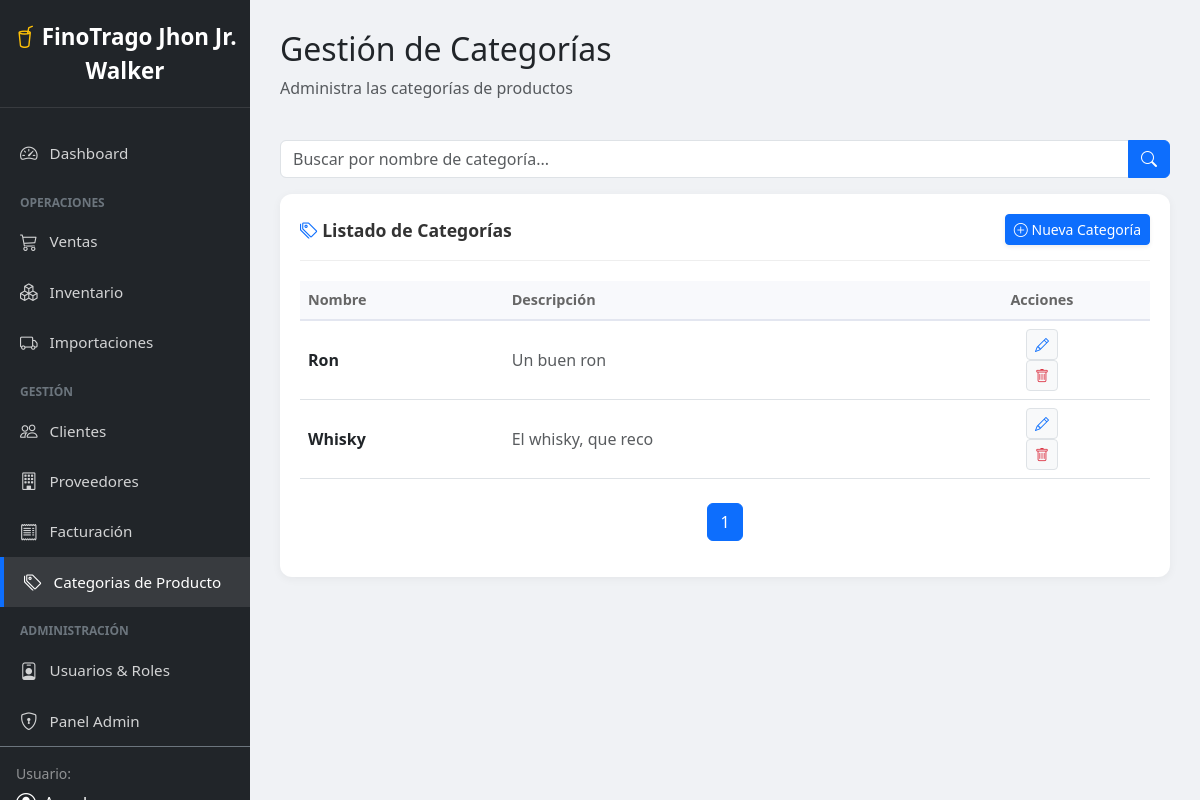
/categorias/ (signed in), run on the app's committed database.
### dashboard/models.py (models this page shows, shortened)
class Categoria(models.Model):
    nombre = models.CharField(max_length=50)
    descripcion = models.CharField(max_length=150, blank=True, null=True)
    PERMISOS_DEFECTO = [
        ("modulo_dashboard", "Acceso al dashboard principal"),
        ("modulo_usuarios", "Gestión de usuarios"),
        ("modulo_categorias", "Gestión de categorías de productos"),
        ("modulo_facturacion", "Facturación y ventas"),
        ("modulo_proveedores", "Gestión de proveedores"),
        ("modulo_clientes", "Gestión de clientes"),
        ("modulo_inventario", "Gestión de productos"),
        ("modulo_importacion", "Gestión de importaciones"),
        ("modulo_ventas", "Gestión de ventas"),
        ("modulo_reportes", "Acceso a reportes"),
    ]
    class Meta:
        verbose_name_plural = "Categorías"

### dashboard/decorators.py (the view)
        def wrapper(request, *args, **kwargs):
            perfil = getattr(request.user, 'perfil', None)
            if not perfil or not perfil.tiene_permiso(nombre_permiso):
                messages.error(request, "No tienes permisos para realizar esta acción.")
                return redirect('dashboard:principal')
            return view_func(request, *args, **kwargs)

### dashboard/models.py (called while the page is built)
    def tiene_permiso(self, permiso):
        if not self.rol:
            return False
        return self.rol.permisos.filter(nombre=permiso).exists()

### dashboard/templatetags/permisos.py (called while the page is built)
@register.filter
def tiene_permiso(usuario, permiso):
    if not usuario or not hasattr(usuario, 'perfil'):
        return False
    return usuario.perfil.tiene_permiso(permiso)

### dashboard/views.py (called while the page is built)
@login_required
@permiso_requerido('modulo_categorias')
def lista_categorias(request):
    search = request.GET.get ('search', '')
    datos = Categoria.objects.all().order_by("nombre")
    if search:
        datos = datos.filter(
            Q(nombre__icontains=search) |
            Q(descripcion__icontains=search)
        )
    paginacion = Paginator(datos, 10)
    numero_pagina = request.GET.get('page')
    datos = paginacion.get_page(numero_pagina)
    context = {
        "datos": datos,
        "search": search,
    }
    return render(request, 'dashboard/lista_categorias.html', context)

### dashboard/templates/dashboard/lista_categorias.html (shortened to what this page needs)
{% extends "dashboard/base.html" %}
{% block content %}
<div class="main-content">
    <div class="d-flex justify-content-between align-items-center mb-4">
        <div>
            <h2>Gestión de Categorías</h2>
            <p class="text-muted">Administra las categorías de productos</p>
        </div>
    </div>
    <form method="get" class="mb-3">
        <div class="input-group">
            <input
                type="text"
                name="search"
                class="form-control"
                placeholder="Buscar por nombre de categoría..."
                value="{{ search }}"
            >
            <button class="btn btn-primary" type="submit">
                <i class="bi bi-search"></i>
            </button>
        </div>
    </form>
    <div class="chart-card">
        <div class="chart-title">
            <span>
                <i class="bi bi-tags text-primary"></i> Listado de Categorías
            </span>
            <a href="{% url 'dashboard:crear_categoria' %}"
               class="btn btn-primary btn-sm shadow-sm">
                <i class="bi bi-plus-circle"></i> Nueva Categoría
            </a>
        </div>
        <div class="table-responsive">
            <table class="table table-custom table-hover">
                <thead>
                    <tr>
                        <th>Nombre</th>
                        <th>Descripción</th>
                        <th class="text-center">Acciones</th>
                    </tr>
                </thead>
                <tbody>
                    {% for c in datos %}
                    <tr>
                        <td class="fw-bold text-dark">
                            {{ c.nombre }}
                        </td>
                        <td class="text-muted">
                            {{ c.descripcion|default:"Sin descripción"|truncatechars:60 }}
                        </td>
                        <td class="text-center">
                            <a href="{% url 'dashboard:editar_categoria' c.id %}"
                               class="btn btn-sm btn-light text-primary border"
                               title="Editar">
                                <i class="bi bi-pencil"></i>
                            </a>
                            <form action="{% url 'dashboard:eliminar_categoria' c.id %}" method="POST"
                                onsubmit="return confirm('¿Seguro que deseas eliminar este registro?');">
                                <button class="btn btn-sm btn-light text-danger border"
                                    title="Eliminar">
                                     <i class="bi bi-trash"></i>
                                </button>
                            </form>
                        </td>
                    </tr>
                    {% endfor %}
                </tbody>
            </table>
            <nav class="mt-4">
                <ul class="pagination justify-content-center">
                    {% for num in datos.paginator.page_range %}
                        {% if datos.number == num %}
                            <li class="page-item active">
                                <span class="page-link">{{ num }}</span>
                            </li>
                        {% endif %}
                    {% endfor %}
                </ul>
            </nav>
        </div>
    </div>
</div>
{% endblock %}

### dashboard/static/styles/dashboard.css (style rules this page uses)
.main-content { margin-left: 250px; padding: 30px; background-color: #f0f2f5; min-height: 100vh; }
.chart-card { background: white; border-radius: 12px; padding: 20px; box-shadow: 0 2px 10px rgba(0,0,0,0.05); margin-bottom: 30px; }
.chart-title { font-size: 1.1rem; font-weight: bold; color: #333; margin-bottom: 20px; padding-bottom: 15px; border-bottom: 1px solid #eee; display: flex; justify-content: space-between; align-items: center; }
.table-custom thead th { background-color: #f8f9fc; border-bottom: 2px solid #e3e6f0; color: #666; font-weight: 600; font-size: 0.9rem; }
.table-custom td { vertical-align: middle; }

### dashboard/templates/dashboard/base.html (style rules this page uses)
body { min-height: 100vh; overflow-x: hidden; background-color: #f8f9fa; }

### data on the page
Categoria: nombre "Ron", descripcion "Un buen ron"
Categoria: nombre "Whisky", descripcion "El whisky, que reco"

### other printed values
{{ num }} "1"
